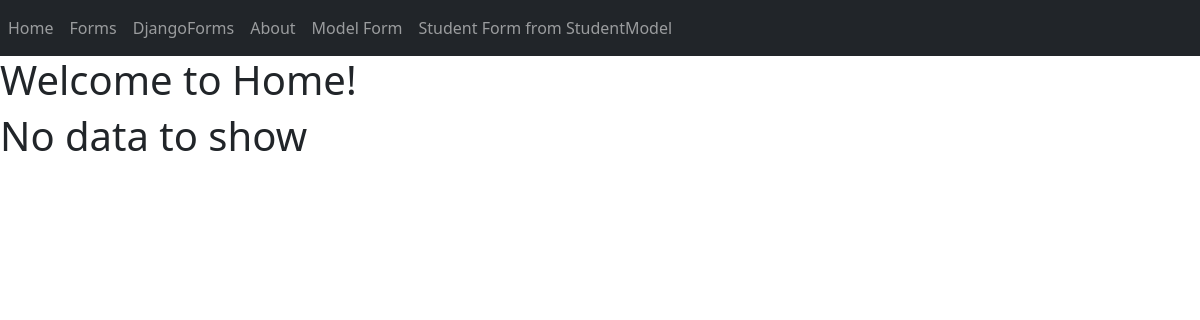
/, run on an earlier commit of the app's database.
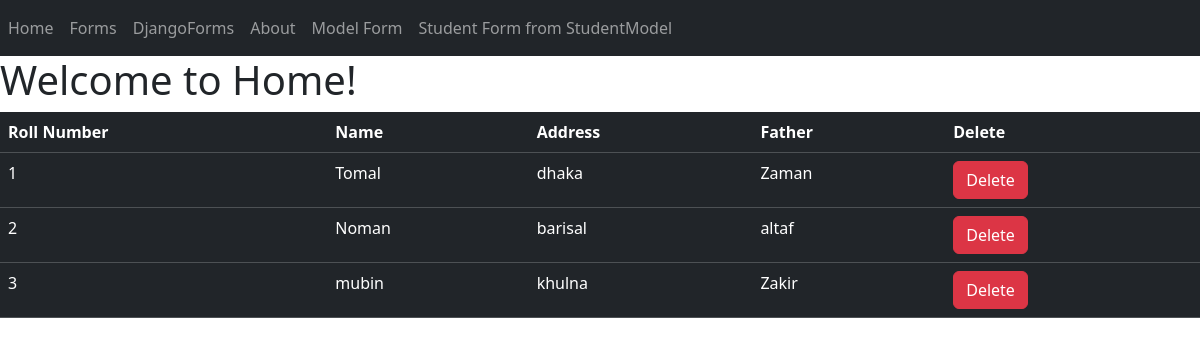
And on a later commit of the database.
### first_app/models.py (models this page shows, shortened)
class Student(models.Model):
    name = models.CharField(max_length=100)
    roll = models.IntegerField(primary_key=True)
    address = models.TextField()
    father_name = models.CharField(max_length=100)

### first_app/views.py (the view)
# urls.py: path('', views.index, name='home'),
def index(request):
    Student = models.Student.objects.all()
    return render(request, "first_app/index.html" , {"data": Student})

### first_app/templates/first_app/index.html
{% extends "base.html" %}
{% block content %}
    <h1>Welcome to Home!</h1>
    {% if data %}
    <table class="table table-dark">
        <thead>
            <tr>
                <th scope="col">Roll Number</th>
                <th scope="col">Name</th>
                <th scope="col">Address</th>
                <th scope="col">Father</th>
                <th scope="col">Delete</th>
            </tr>
        </thead>
        <tbody>
            {% for user in data %}
            <tr>
                <td scope="col">{{ user.roll }}</td>
                <td scope="col">{{ user.name }}</td>
                <td scope="col">{{ user.address }}</td>
                <td scope="col">{{ user.father_name }}</td>
                <td scope="col"><a class="btn btn-danger " href="{% url 'delete-student' user.roll %}">Delete</a></td>
            </tr>
            {% endfor %}
        </tbody>
    </table>
    {% else %}
        <h1>No data to show</h1>
    {% endif %}
{% endblock %}

### templates/base.html (shortened to what this page needs)
<!DOCTYPE html>
<html lang="en">
  <head>
    <link
      href="https://cdn.jsdelivr.net/npm/bootstrap@5.3.3/dist/css/bootstrap.min.css"
      rel="stylesheet"
    />
  </head>
  <body>
    {% load crispy_forms_tags %}
    <nav class="navbar navbar-expand-lg navbar-dark bg-dark">
      <div class="collapse navbar-collapse" id="navbarSupportedContent">
        <ul class="navbar-nav mr-auto">
          <li class="nav-item">
            <a class=" nav-link " href="{% url 'home' %}">Home</a>
          </li>
          <li class="nav-item">
            <a class="nav-link " href="{% url 'form' %}">Forms</a>
          </li>
          <li class="nav-item">
            <a class="nav-link " href="{% url 'Django-form' %}">DjangoForms</a>
          </li>
          <li class="nav-item">
            <a class="nav-link " href="{% url 'about' %}">About</a>
          </li>
          <li class="nav-item">
            <a class="nav-link " href="{% url 'model-form' %}">Model Form</a>
          </li>
          <li class="nav-item">
            <a class="nav-link " href="{% url 'student-form' %}">Student Form from StudentModel</a>
          </li>
        </ul>
      </div>
    </nav>
    {% block content %}
    {% endblock %}
  </body>
</html>

What changed in the data, as far as the page shows it:
added Student: roll "1", name "Tomal", address "dhaka", father_name "Zaman"
added Student: roll "2", name "Noman", address "barisal", father_name "altaf"
added Student: roll "3", name "mubin", address "khulna", father_name "Zakir"
Also different on the page:
text no longer shown: "No data to show"
text now shown: "Roll Number Name Address Father Delete"
